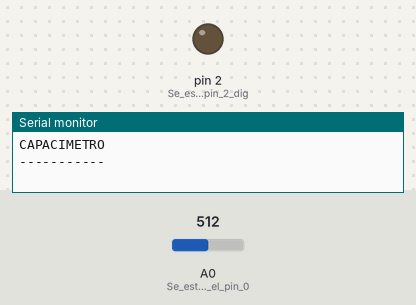
The sketch below on a simulated Arduino Uno, built with avr-gcc and run on an emulated ATmega328P. Shown: output pins drawn as LEDs (lit = HIGH), the last lines printed to the serial monitor. The test bench sets the inputs (shaded band); at power-on: A0 (Se_establece_que_el_pin_0) = 512.

Above: at 1.2 s.
1.3 s: A0 (Se_establece_que_el_pin_0) set to 0
At 1.9 s:
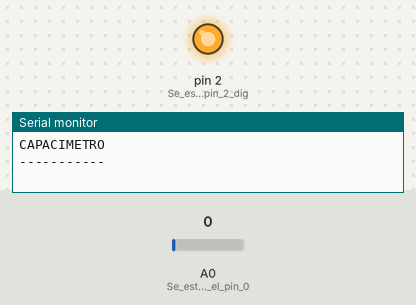
2.8 s: A0 (Se_establece_que_el_pin_0) set to 636
4.3 s: A0 (Se_establece_que_el_pin_0) set to 658
At 5.4 s:
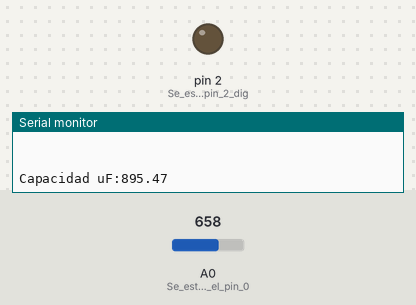
Timing chart, 0 to 7.3 s (numbered marks = the images above; inputs shaded):
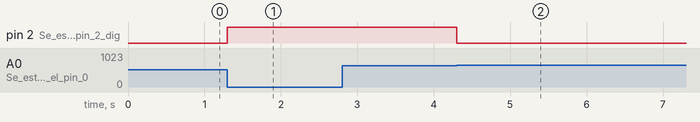

The sketch:

capac_metro.ino
```cpp
/*
CAPACIMETRO
-----------

DESCRIPCIÓN

- Este programa permite medir la capacidad de condensadores de entre 0,1 uF a más de 10000 uF con un margen de error de 5%.
- Los resultados de las lecturas de los condensadores, se muestran por el puerto serie.
- Los condensadores a medir tienen que ser de al menos 5v.
- Los condensadores a medir tienen que estar completamente descargados o al menos, tienen que estar por debajo de los 5v. De lo contrario, podemos romper el Arduino.

PLATAFORMA

- Este programa a sido probado en un arduino duemilanove.

FUNCIONAMIENTO TEÓRICO DEL PROGRAMA

El siguiente programa mide el tiempo que tarda en cargarse un condensador a través de una resistencia de 3K Ohmios, para determinar la capacidad.
Lo primero que hace el programa es comprobar si el condensador tiene carga eléctrica. Si la tiene, el pin 2 digital se pone en modo 0 lógico y permite que el condensador de descargue completamente.
Cuando el programa detecta que el condensador tiene un voltaje de 0 voltios, pone la salida digital 2 a 1 lógico y alimenta el condensador a través de una resistencia de 3.000 ohmios.
En el mismo momento en el que el programa pone a 1 lógico la salida 2 que permite cargar el condensador, el programa comienza a contar el tiempo.
Cuando la tensión alcanzada en los terminales del condensador alcanza el 63,2% del voltaje de alimentación, el programa para de contar el tiempo y pone la salida 2 a 0 lógico, repitiéndose nuevamente el ciclo de descarga y vuelta a cargar.
El ciclo de carga y descarga se repite cíclicamente y cada vez que se a completado un ciclo, el programa muestra por el puerto serie el resultado de la lectura de capacidad del condensador.

La tensión de alimentación de carga es la de pin digital 2, es decir 5v.
La tensión de alimentación solo puede llegar al 63,2%, por que hasta esa tensión de la tensión de alimentación, la carga de un condensador es relativamente lineal y es más fácil de calcular la capacidad de un condensador de esta manera.

CONEXIONADO

Se coloca una resistencia de 3000 ohmios en la salida 2 digital al pin 0 analógico y del pin 0 analógico se conectaría el condensador a medir.
El condensador a medir se tendría que conectar del pin 0 analógico a la masa.
Si se quieren ver los procesos de carga y descarga, solo hay que conectar del pin 2 digital al ánodo de un diodo led y del cátodo del LED a masa, a través de una resistencia de 220 Ohmios.

NOTAS IMPORTANTES
-----------------

- Los condensadores tienen que estar completamente descargados, si están cargados por encima de los 5v, podemos romper el arduino. Sería recomendable poner un diodo zener entre masa y el pin 0 analógico para evitar en lo posible dañar el arduino. La tensión del diodo zener, sería de entre 4 a 5v y de una potencia lo más alta posible.
- El tiempo que tarda en mostrar la lectura dependerá de la capacidad del condensador, es decir que un condensador de 1000 uF tardará unos 10 segundos y un condensador de un 1uF tardará 1000 veces menos.
- Este programa a sido probado y se a comprobado su correcto funcionamiento en la práctica.


<<<< CUIDADO CON LOS CONDENSADORES CARGADOS, UN CONDENSADOR CARGADO CON CIENTOS DE VOLTIOS ES POTENCIALMENTE PELIGROSO, SI VA A MEDIR CONDENSADORES DE VOLTAJES ALTOS, COMPRUEBE CON UN POLÍMETRO QUE ESTÁN DESCARGADOS ANTES DE MANIPULARLOS >>>>
-----------------------------------------------------------------------------------------------------------------------------------------------------------------------------------------------------------------------------------------------

AUTOR: Mario R.P - mariorp@terra.es - 13-6-2012


*/

long sensorValue; // Variable que contendrá la tensión medida en el pin analógico 0.
long carga=0; // 0 = descargar 1 = cargando - Esta variable es una variable interna del programa y es la que establece si se empieza a cargar o descargar el condensador.
long tiempocomienzocarga; // Esta variable contiene el tiempo en microsegundos en el que se empezó a cargar el condensador.
float tiempofincarga; // Este variable es la que contiene el tiempo en la que se finalizó la carga del condensador.
void setup() {

 pinMode(2, OUTPUT);  // Se establece el pin 2 digital, como pin de salida de datos
 pinMode(A0, INPUT); // Se establece que el pin 0 analógico es un pin de entrada de datos
 digitalWrite(2, LOW);   // Se pone el pin digital 2 a 0 lógico
 Serial.begin(9600); // se establece a 9600bps la comunicación por el puerto serie
 Serial.println("CAPACIMETRO"); // Muestra por el puerto serie el mensaje CAPACIMETRO
 Serial.println("-----------");  // Muestra por el puerto serie el mensaje ----------------- en otra linea de texto
 Serial.println(" "); // Muestra un espacio en blanco.
}

void loop() {

 sensorValue = analogRead(A0); // Se asigna a la variable "sensorValue" la tensión leída por el puerto serie

 if(sensorValue==0 && carga==0) // Si la tensión del condensador es igual a 0v y la variable "carga" = 0, comienza la carga del condensador y se inicia el conteo de tiempo
 {
 digitalWrite(2, HIGH); //La salida digital 2 pasa a 1 lógico y comienza a cargar el condensador
 tiempocomienzocarga=micros(); //Se almacena el tiempo en el que se empezó a cargar el condensador en la variable "tiempocomienzocarga" usando la variable de sistema micros, que es una variable de sistema que devuelve el tiempo en microsegundos que lleva el arduino encendido
 carga=1; // la variable carga pasa a estado 1
 }


 if(sensorValue>=647 && carga==1) // si la tensión en el condensador a llegado al 63,2% y variable carga es igual a 1, se detiene la carga y se calcula en base al tiempo, la capacidad del condensador
 {
 tiempofincarga=micros()-tiempocomienzocarga; // La variable "tiempofincarga" es el resultado de restar el tiempo de inicio de carga, con el de fin
 Serial.println(" "); // Se imprime por el puerto serie el valor calculado de la capacidad del condensador
 Serial.print("Capacidad uF:");
 Serial.print((tiempofincarga/3350)-0.04);  // aquí se hace el cálculo definitivo, en base al tiempo de carga.
 digitalWrite(2, LOW); //La salida lógica 2 se pone a 0 lógico y comienza la descarga del condensador.
 carga=0; // la variable carga se pone a 0 lógico.
 }


}
```

Measured:
- the behaviour switches between 646 and 647 on A0 (Se_establece_que_el_pin_0) (found by bisection; images 1 and 2)
- after the input at 1.3 s, pin 2 (Se_establece_el_pin_2_dig): LOW → HIGH at once
- after the input at 2.8 s, every drawn part: stays the same
- after the input at 4.3 s, pin 2 (Se_establece_el_pin_2_dig): HIGH → LOW at once
